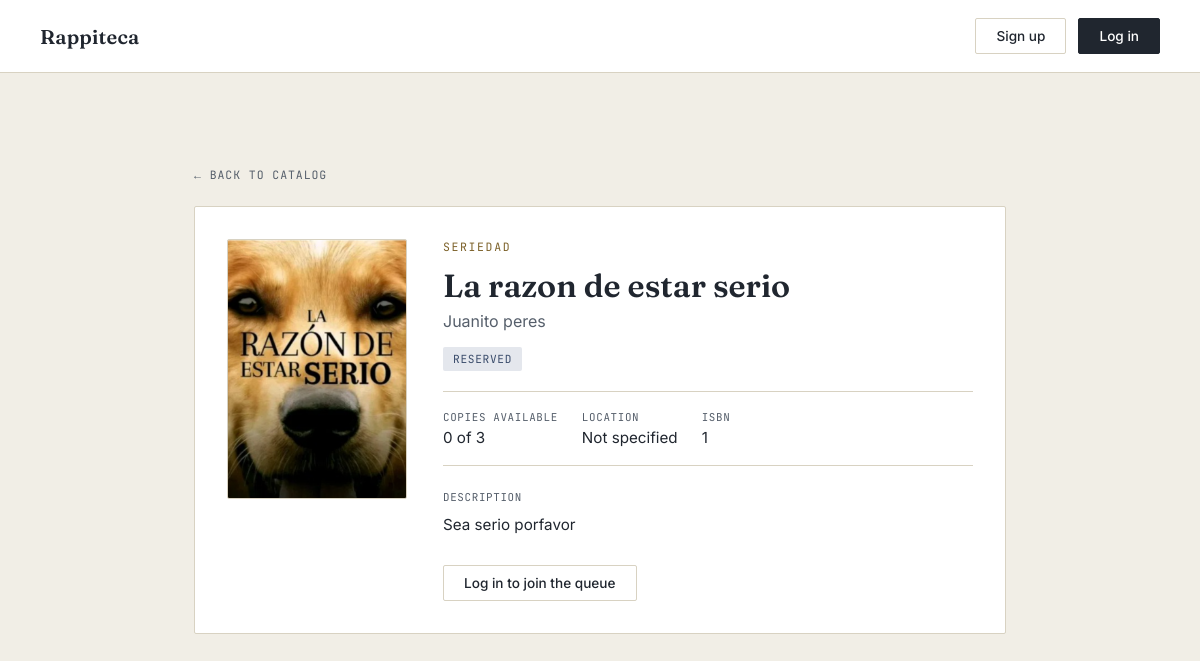
The app's page /libro/1/, older data.
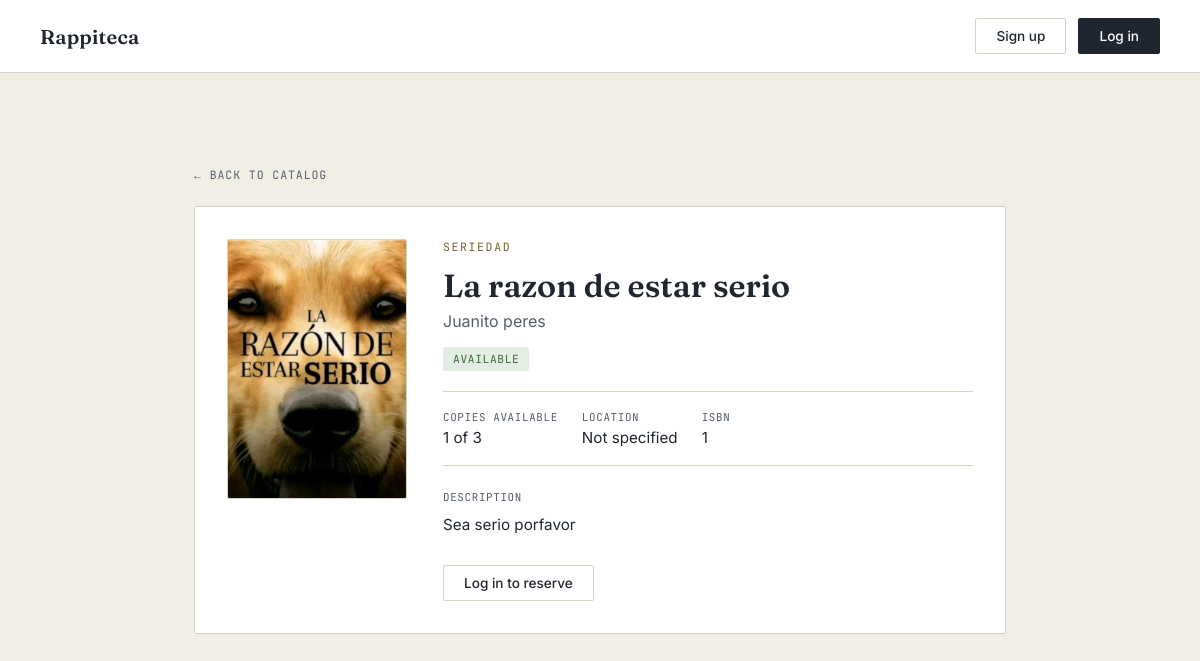
The same page, newer data.
### catalog/models.py (models this page shows, shortened)
class Book(models.Model):
    title = models.CharField(max_length=150)
    author = models.CharField(max_length=150)
    isbn = models.CharField(max_length=20, unique=True, blank=True, null=True)
    category = models.CharField(max_length=100, blank=True)
    location = models.CharField(max_length=100, blank=True)
    description = models.CharField(max_length=500, blank=True)
    image = models.ImageField(upload_to='catalog/images/', blank=True, null=True)
    total_copies = models.PositiveIntegerField(default=1)
    available_copies = models.PositiveIntegerField(default=1)
    ESTADO_DISPONIBLE = 'available'
    ESTADO_PRESTADO = 'borrowed'
    ESTADO_RESERVADO = 'reserved'
    ESTADO_PUBLICO_LABELS = {
        ESTADO_DISPONIBLE: 'Available',
        ESTADO_PRESTADO: 'Borrowed',
        ESTADO_RESERVADO: 'Reserved',
    }
    @property
    def esta_disponible(self):
        return self.available_copies > 0
    def estado_publico(self):
        if self.esta_disponible:
            return self.ESTADO_DISPONIBLE
        hay_prestadas = (
            self.loans.filter(status=Loan.STATUS_BORROWED).exists()
            if hasattr(self, 'loans')
            else self.prestamos.filter(status=Loan.STATUS_BORROWED).exists()
        )
        return self.ESTADO_PRESTADO if hay_prestadas else self.ESTADO_RESERVADO

### catalog/views.py (the view, shortened to what this page needs)
# urls.py: path('libro/<int:book_id>/', views.detalle_libro, name='detalle_libro'),
def detalle_libro(request, book_id):
    current_user = _usuario_actual(request)
    book = get_object_or_404(Book, id=book_id)
    estado_publico = book.estado_publico()
    loan_activo = None
    entrada_cola = None
    availability_alert = None
    contexto = {
        'current_user': current_user,
        'book': book,
        'estado_publico': estado_publico,
        'estado_publico_label': book.ESTADO_PUBLICO_LABELS[estado_publico],
        'loan_activo': loan_activo,
        'entrada_cola': entrada_cola,
        'availability_alert': availability_alert,
    }
    return render(request, 'book_detail.html', contexto)

### catalog/views.py (called while the page is built)
def _usuario_actual(request):
    current_user = None
    user_id = request.session.get('user_id')
    if user_id:
        try:
            current_user = User.objects.get(id=user_id)
        except User.DoesNotExist:
            request.session.flush()
    return current_user

### catalog/templates/book_detail.html (shortened to what this page needs)
{% load static %}
<!DOCTYPE html>
<html lang="en">
<head>
  <link rel="stylesheet" href="{% static 'catalog/css/style.css' %}">
</head>
<body>
  <header class="nav">
    <a href="{% url 'home' %}" class="nav-brand">Rappiteca</a>
    <nav class="nav-actions">
      {% if current_user %}
        <div class="notification-icon-container">
          <a href="{% url 'notifications' %}" class="notification-icon">
            🔔
            <span class="notification-badge" id="notification-badge" style="display: none;">0</span>
          </a>
        </div>
        {% if current_user.role == 'adm' %}
          <a href="{% url 'gestionar_prestamos' %}" class="btn btn-ghost">Admin panel</a>
        {% else %}
          <a href="{% url 'user_loans' %}" class="btn btn-ghost">My loans</a>
        {% endif %}
        <a href="{% url 'profile' %}" class="btn btn-ghost">Profile</a>
        <a href="{% url 'logout' %}" class="btn btn-solid">Log out</a>
      {% else %}
        <a href="{% url 'signup' %}" class="btn btn-ghost">Sign up</a>
        <a href="{% url 'login' %}" class="btn btn-solid">Log in</a>
      {% endif %}
    </nav>
  </header>
  <main class="detail-main">
    <a href="{% url 'home' %}" class="detail-back">← Back to catalog</a>
    <div class="detail-card">
      <div class="detail-cover">
        {% if book.image %}
          <img src="{{ book.image.url }}" alt="{{ book.title }}">
        {% else %}
          <span class="detail-cover-placeholder">No cover</span>
        {% endif %}
      </div>
      <div class="detail-body">
        <p class="eyebrow">{{ book.category|default:"Catalog" }}</p>
        <h1 class="detail-title">{{ book.title }}</h1>
        <p class="detail-author">{{ book.author }}</p>
        <div class="detail-status">
          {% if estado_publico == 'available' %}
            <span class="status-badge status-available">{{ estado_publico_label }}</span>
          {% elif estado_publico == 'borrowed' %}
            <span class="status-badge status-unavailable">{{ estado_publico_label }}</span>
          {% else %}
            <span class="status-badge status-info">{{ estado_publico_label }}</span>
          {% endif %}
        </div>
        <dl class="detail-facts">
          <div class="detail-fact">
            <dt>Copies available</dt>
            <dd>{{ book.available_copies }} of {{ book.total_copies }}</dd>
          </div>
          <div class="detail-fact">
            <dt>Location</dt>
            <dd>{{ book.location|default:"Not specified" }}</dd>
          </div>
          {% if book.isbn %}
            <div class="detail-fact">
              <dt>ISBN</dt>
              <dd>{{ book.isbn }}</dd>
            </div>
          {% endif %}
        </dl>
        <div class="detail-description">
          <h2 class="detail-section-title">Description</h2>
          <p>{{ book.description|default:"No description available for this book." }}</p>
        </div>
        <div class="detail-actions">
          {% if loan_activo and loan_activo.status == 'reserved' %}
            <span class="status-badge status-info">Reserved — pending pickup</span>
            <form action="{% url 'cancelar_reserva' loan_activo.id %}" method="post">
              {% csrf_token %}
              <input type="hidden" name="next" value="{{ request.get_full_path }}">
              <button type="submit" class="btn btn-ghost btn-small">Cancel reservation</button>
            </form>
          {% elif loan_activo and loan_activo.status == 'borrowed' %}
            <span class="status-badge status-unavailable">Checked out — in your possession</span>
          {% elif estado_publico == 'available' %}
            {% if current_user %}
              <form action="{% url 'reservar_libro' book.id %}" method="post">
                {% csrf_token %}
                <button type="submit" class="btn btn-solid">Reserve</button>
              </form>
            {% else %}
              <a href="{% url 'login' %}" class="btn btn-ghost">Log in to reserve</a>
            {% endif %}
          {% elif not current_user %}
            <a href="{% url 'login' %}" class="btn btn-ghost">Log in to join the queue</a>
          {% endif %}
        </div>
      </div>
    </div>
  </main>
</body>
</html>

### catalog/static/catalog/css/style.css (style rules this page uses)
:root { --ink: #20262F; --ink-soft: #565F6B; --paper: #F1EEE6; --paper-raised: #FFFFFF; --brass: #9A7B3C; --brass-deep: #7C6129; --line: #D8D2C2; --radius: 2px; }
* { box-sizing: border-box; }
body { margin: 0; background: var(--paper); color: var(--ink); font-family: 'Inter', sans-serif; min-height: 100vh; }
header.nav { display: flex; align-items: center; justify-content: space-between; padding: 18px 40px; border-bottom: 1px solid var(--line); background: var(--paper-raised); }
.nav-brand { font-family: 'Fraunces', serif; font-size: 1.25rem; font-weight: 600; letter-spacing: 0.01em; color: var(--ink); text-decoration: none; }
.nav-actions { display: flex; gap: 12px; }
.btn { font-family: 'Inter', sans-serif; font-size: 0.85rem; font-weight: 500; padding: 9px 20px; border-radius: var(--radius); text-decoration: none; transition: background 0.15s ease, color 0.15s ease, border-color 0.15s ease; }
.btn-ghost { color: var(--ink); border: 1px solid var(--line); background: transparent; }
.btn-solid { color: #fff; background: var(--ink); border: 1px solid var(--ink); }
main { max-width: 760px; margin: 0 auto; padding: 90px 24px 60px; text-align: center; }
.eyebrow { font-family: 'JetBrains Mono', monospace; font-size: 0.72rem; letter-spacing: 0.14em; text-transform: uppercase; color: var(--brass-deep); margin: 0 0 14px; }
header.nav { display: grid; grid-template-columns: 1fr auto 1fr; align-items: center; padding: 18px 40px; border-bottom: 1px solid var(--line); background: var(--paper-raised); }
.nav-brand { justify-self: start; font-family: 'Fraunces', serif; font-size: 1.25rem; font-weight: 600; letter-spacing: 0.01em; color: var(--ink); text-decoration: none; }
.nav-actions { justify-self: end; display: flex; align-items: center; gap: 12px; }
.status-badge { font-family: 'JetBrains Mono', monospace; font-size: 0.7rem; letter-spacing: 0.06em; text-transform: uppercase; padding: 5px 10px; border-radius: var(--radius); white-space: nowrap; }
.status-available { background: #E4EDE3; color: #3C6B3A; }
.detail-main { max-width: 860px; text-align: left; }
.detail-back { display: inline-block; font-family: 'JetBrains Mono', monospace; font-size: 0.72rem; letter-spacing: 0.08em; text-transform: uppercase; color: var(--ink-soft); text-decoration: none; margin-bottom: 24px; }
.detail-card { display: flex; gap: 36px; align-items: flex-start; background: var(--paper-raised); border: 1px solid var(--line); border-radius: var(--radius); padding: 32px; }
.detail-cover { width: 180px; height: 260px; flex-shrink: 0; border: 1px solid var(--line); border-radius: var(--radius); overflow: hidden; background: var(--paper); }
.detail-cover img { width: 100%; height: 100%; object-fit: cover; display: block; }
.detail-body { flex: 1; min-width: 0; }
.detail-title { font-family: 'Fraunces', serif; font-size: 2rem; font-weight: 600; line-height: 1.15; margin: 0 0 6px; }
.detail-author { font-size: 1rem; color: var(--ink-soft); margin: 0 0 16px; }
.detail-status { margin-bottom: 24px; }
.detail-facts { display: flex; flex-wrap: wrap; gap: 24px; margin: 0 0 24px; padding: 18px 0; border-top: 1px solid var(--line); border-bottom: 1px solid var(--line); }
.detail-fact dt { font-family: 'JetBrains Mono', monospace; font-size: 0.68rem; letter-spacing: 0.06em; text-transform: uppercase; color: var(--ink-soft); margin-bottom: 4px; }
.detail-fact dd { margin: 0; font-size: 0.95rem; }
.detail-section-title { font-family: 'JetBrains Mono', monospace; font-size: 0.68rem; letter-spacing: 0.06em; text-transform: uppercase; color: var(--ink-soft); font-weight: 400; margin: 0 0 8px; }
.detail-description p { margin: 0; font-size: 0.95rem; line-height: 1.65; color: var(--ink); }
.detail-actions { display: flex; flex-wrap: wrap; align-items: center; gap: 10px; margin-top: 28px; }

Row changes from the older to the newer data that the page shows:
changed Book "La razon de estar serio": available_copies "0" → "1"
Text that changed along with them:
{{ estado_publico_label }}: (not shown) → "AVAILABLE"
{{ estado_publico_label }}: "RESERVED" → (not shown)
text no longer shown: "Log in to join the queue"
text now shown: "Log in to reserve"
